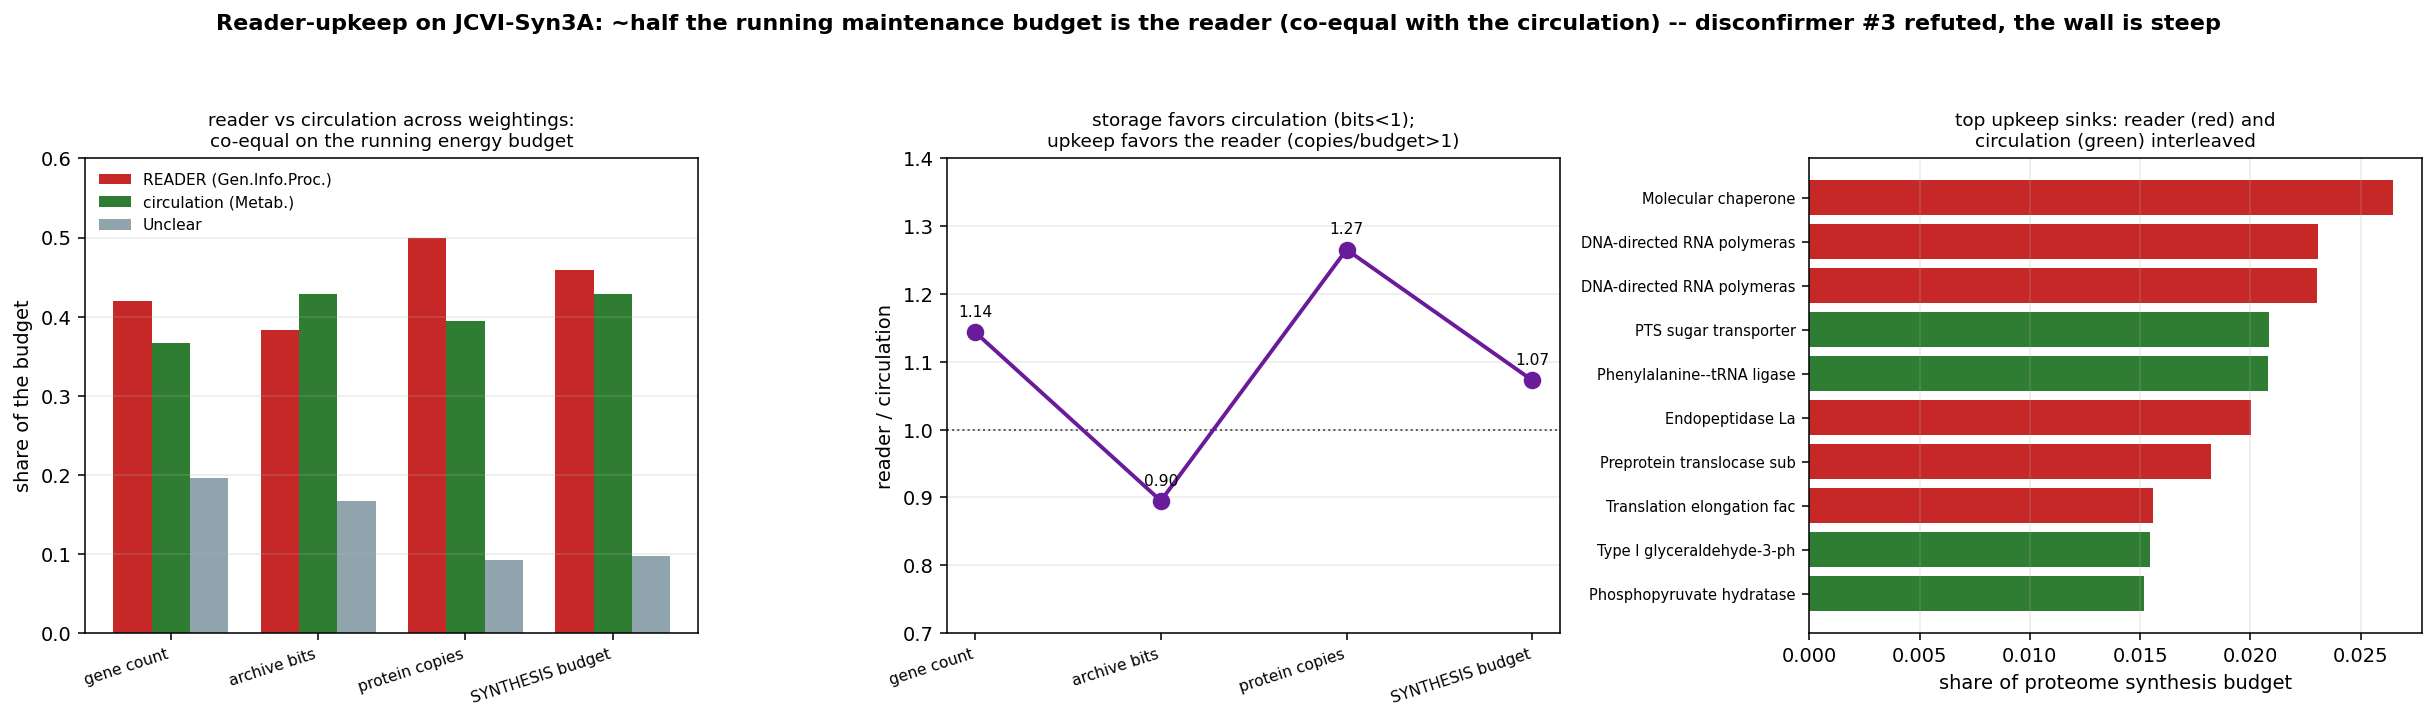

Write Python code to recreate this figure.
r"""syn3a_reader_upkeep.py -- the READER-UPKEEP fraction of Syn3A's maintenance budget.

THE OBJECT (frontier `reader-by-overreach`, disconfirmer #3; companion to `syn3a_archive_term.py`).
The reader-by-overreach conjecture says readout machinery is thermodynamically SELECTED when
consulting a stored trace (the archive) costs less dissipation than re-minting the loop from
scratch -- INCLUDING the reader's own upkeep. The audit's sharpest disconfirmer (#3,
`research_prompt_reader_by_overreach.md`): "the crossover dies once the reader's own maintenance
cost is included ... an a priori falsifiable calculation: estimate the dissipation cost of reader
maintenance versus loop re-specification and ask whether a crossover region exists."

WHAT THIS MEASURES (and what it does NOT). The Syn3A / 4DWCM data affords the reader-upkeep SIDE
of that crossover on REAL modeled parameters -- the model's own per-protein copy numbers x lengths
give a true proteostatic-cost proxy. It does NOT afford the re-mint COUNTERFACTUAL (the ~N log N
maintenance wall, owed) -- the cell never re-mints without its genome. So this is a witness, not the
full crossover: it numbers reader-upkeep and asks whether it is small enough to leave a crossover
possible. And because the real cell DOES read (the reader is selected), re-mint >= read + upkeep --
so a LARGE reader-upkeep witnesses a STEEP wall, and disconfirmer #3 (reader-upkeep kills the
crossover) is refuted to the extent the cell pays it and still reads.

THE AXIS (why this is new). `syn3a_archive_term.py` measured the reader on the BIT axis (stored
information): the reader is the dominant block of the irreducible essential archive (~41% of its
bits). This measures the reader on the ENERGY / UPKEEP axis (running maintenance): the share of the
proteome-synthesis budget spent on the reader apparatus. The two differ by the PROTEIN-COPY weight:
a gene stored once (1x bits) but expressed at 10^3 copies (a ribosomal protein) is 1x on bits and
10^3 x on upkeep. So this is the archive-term cut re-weighted from storage to maintenance.

THE MEASURE (forced from given data, not fitted; the framework chooses no boundary):
  reader-upkeep share = sum_GIP( copies x aa_length ) / sum_all( copies x aa_length )
  GIP = "Genetic Information Processing" (the reader: transcription / translation / replication /
        folding / degradation apparatus); Metabolism = the circulation; reported alongside raw gene
        count, archive bits, and standing protein copies so the trend across weightings is visible.
  caveat (stated, not gamed): rRNA + tRNA are EXCLUDED (the table is proteins). The ribosome is
  ~2/3 rRNA by mass and is the standard largest macromolecular-synthesis sink, so the proteome-only
  reader share is a LOWER BOUND on the reader's true upkeep share. Turnover assumed ~uniform
  (upkeep ~ standing amount); a snapshot, not an integrated flux.

DATA (via the verified loader; do not re-parse):
  syn3a_data.initial_concentrations() -> Locus Tag | Exp. Ptn Cnt | Essentiality | Primary Function
  syn3a_data.genome()                 -> CDS lengths (aa = bp/3)
Substrate: JCVI-Syn3A; protein counts + function from the 4DWCM table (Thornburg/Luthey-Schulten),
genome CP016816.2 (Breuer 2019 eLife e36842 / Hutchison 2016 Science).

ASCII-only console output (Windows safety).  Run:  python experiments/syn3a_reader_upkeep.py
"""
import sys
import re
from pathlib import Path
import numpy as np
import pandas as pd
import matplotlib; matplotlib.use("Agg")
import matplotlib.pyplot as plt

sys.path.insert(0, str(Path(__file__).resolve().parent))
import syn3a_data as S

try:
    sys.stdout.reconfigure(encoding="utf-8")
except (AttributeError, ValueError):
    pass

OUT = r"H:\character-framework\experiments\syn3a_reader_upkeep.png"
LOCUS = re.compile(r"JCVISYN3A_\d+")
READER = "Genetic Information Processing"
CIRC = "Metabolism"


def load():
    """The bridge table, restricted to real loci, with aa length, protein copies, coding bits."""
    ic = S.initial_concentrations()
    ic = ic[ic["Locus Tag"].astype(str).str.match(LOCUS, na=False)].copy()
    # protein lengths (aa) from genome CDS features
    rec = S.genome()
    aa = {}
    for f in rec.features:
        if f.type == "CDS":
            lt = f.qualifiers.get("locus_tag", [None])[0]
            if lt:
                aa[lt] = abs(int(f.location.end) - int(f.location.start)) // 3
    ic["aa"] = ic["Locus Tag"].map(aa).fillna(0.0).astype(float)
    ic["copies"] = pd.to_numeric(ic["Exp. Ptn Cnt"], errors="coerce").fillna(0.0)
    ic["genes"] = 1.0
    ic["bits"] = 2.0 * 3.0 * ic["aa"]                  # coding bits, 2 bits/bp
    ic["budget"] = ic["copies"] * ic["aa"]             # proteome synthesis / standing-cost proxy
    ic["fn"] = ic["Primary Function"].astype(str)
    ic["ess"] = ic["Essentiality"].astype(str)
    return ic


AXES = [("gene count", "genes"), ("archive bits", "bits"),
        ("protein copies", "copies"), ("SYNTHESIS budget", "budget")]


def shares(df, col):
    tot = df[col].sum()
    if tot <= 0:
        return {}
    out = {}
    for k in (READER, CIRC, "Unclear"):
        out[k] = float(df.loc[df["fn"] == k, col].sum() / tot)
    out["other"] = 1.0 - sum(out.values())
    return out


def table(df, title):
    print("\n" + "=" * 96 + f"\n  [{title}]  reader (GIP) vs circulation (Metabolism) share, by weighting\n" + "=" * 96)
    print(f"    {'axis':<18s}{'READER':>9s}{'Metab':>9s}{'Unclear':>9s}{'other':>8s}   reader/metab")
    rows = {}
    for label, col in AXES:
        s = shares(df, col)
        rows[label] = s
        ratio = s[READER] / s[CIRC] if s[CIRC] > 0 else float("nan")
        print(f"    {label:<18s}{s[READER]:>8.1%}{s[CIRC]:>9.1%}{s['Unclear']:>9.1%}{s['other']:>8.1%}"
              f"      {ratio:>5.2f}")
    return rows


def main():
    ic = load()
    print("=" * 96)
    print("  READER-UPKEEP on JCVI-Syn3A -- the reader's share of the running maintenance budget")
    print("  reader-by-overreach disconfirmer #3: does reader-upkeep leave a crossover possible?")
    print("=" * 96)
    print(f"    {len(ic)} loci | {int((ic['copies'] > 0).sum())} with a protein count | "
          f"total copies {ic['copies'].sum():.3e} | total synth budget {ic['budget'].sum():.3e} aa")

    full = table(ic, "FULL PROTEOME  (the running maintenance budget -- all expressed proteins)")
    essq = ic[ic["ess"].isin(["Essential", "Quasiessential"])]
    ess = table(essq, "ESSENTIAL+QUASI subset  (the irreducible archive -- bridges to archive-term 41%)")

    # ---- the upkeep witness ----
    r_budget = full["SYNTHESIS budget"][READER]
    m_budget = full["SYNTHESIS budget"][CIRC]
    r_copies = full["protein copies"][READER]
    print("\n" + "=" * 96 + "\n  [THE UPKEEP WITNESS]  disconfirmer #3 (reader-upkeep kills the crossover?)\n" + "=" * 96)
    print(f"    reader-upkeep (proteome synthesis budget) = {r_budget:.1%}   circulation = {m_budget:.1%}"
          f"   ->  reader/circ = {r_budget/m_budget:.2f}")
    print(f"    reader share of raw protein COPIES        = {r_copies:.1%}   (the reader is half of all")
    print(f"      protein molecules; the lead erodes under length-weighting -- r-proteins are short+high-copy)")
    print(f"    NOTE: rRNA + tRNA excluded (proteins only). The ribosome is ~2/3 rRNA by mass and the")
    print(f"      standard largest synthesis sink, so {r_budget:.0%} is a LOWER BOUND on reader-upkeep.")
    print("    -> the cell pays ~half its proteome-maintenance budget on the reader AND STILL READS")
    print("       (the reader is selected). So re-mint >= read + upkeep: a LARGE reader-upkeep witnesses")
    print("       a STEEP maintenance wall, and disconfirmer #3 is NOT triggered on real parameters.")

    # ---- top upkeep sinks ----
    print("\n" + "=" * 96 + "\n  [TOP UPKEEP SINKS]  the proteins that dominate the running budget\n" + "=" * 96)
    top = ic.sort_values("budget", ascending=False).head(10)
    for _, r in top.iterrows():
        tag = "R" if r["fn"] == READER else ("M" if r["fn"] == CIRC else "?")
        print(f"    [{tag}] {str(r['Gene Product'])[:44]:44s} copies={r['copies']:>7.0f} aa={int(r['aa']):>5d}"
              f"  {r['budget']/ic['budget'].sum():>5.1%}")

    # ---- verdict ----
    print("\n" + "=" * 96 + "\n  VERDICT\n" + "=" * 96)
    print(f"  Reader-upkeep is LARGE and CO-EQUAL with the circulation on the running proteome budget")
    print(f"  ({r_budget:.0%} reader vs {m_budget:.0%} metabolism), NOT reader-dominant -- a deflation of the")
    print(f"  bit-axis story (the reader dominates STORED essential archive, ~41% of bits; on RUNNING")
    print(f"  energy the two terms are co-equal). Reader-dominance on energy appears only once the")
    print(f"  ribosome's rRNA is counted (the standard largest sink, excluded here). The witness stands:")
    print(f"  the cell spends ~half its maintenance on the reader and still reads, so the crossover did")
    print(f"  not die at real reader-upkeep (disconfirmer #3 refuted). This measures the reader-upkeep")
    print(f"  SIDE only; the re-mint counterfactual (the ~N log N wall) remains owed (capacity item 5a).")

    figure(full, ess, ic)
    return r_budget


def figure(full, ess, ic):
    fig, ax = plt.subplots(1, 3, figsize=(17.5, 5.2), dpi=140)
    axis_labels = [a[0] for a in AXES]
    xs = np.arange(len(AXES))

    # (1) reader vs circ vs unclear across the four weightings (full proteome)
    w = 0.26
    for off, k, c in [(-w, READER, "#c62828"), (0.0, CIRC, "#2e7d32"), (w, "Unclear", "#90a4ae")]:
        ys = [full[a[0]][k] for a in AXES]
        lab = "READER (Gen.Info.Proc.)" if k == READER else ("circulation (Metab.)" if k == CIRC else "Unclear")
        ax[0].bar(xs + off, ys, width=w, color=c, label=lab)
    ax[0].set_xticks(xs); ax[0].set_xticklabels(axis_labels, rotation=18, ha="right", fontsize=8)
    ax[0].set_ylabel("share of the budget"); ax[0].set_ylim(0, 0.6)
    ax[0].set_title("reader vs circulation across weightings:\nco-equal on the running energy budget", fontsize=9.5)
    ax[0].legend(fontsize=8, frameon=False); ax[0].grid(alpha=0.25, axis="y")

    # (2) reader/circ ratio across axes -- crosses ~1 (bits<1, copies/budget>1)
    ratios = [full[a[0]][READER] / full[a[0]][CIRC] for a in AXES]
    ax[1].axhline(1.0, color="#555", ls=":", lw=1)
    ax[1].plot(xs, ratios, "o-", color="#6a1b9a", lw=2, ms=8)
    for x, y in zip(xs, ratios):
        ax[1].annotate(f"{y:.2f}", (x, y), textcoords="offset points", xytext=(0, 8), fontsize=8, ha="center")
    ax[1].set_xticks(xs); ax[1].set_xticklabels(axis_labels, rotation=18, ha="right", fontsize=8)
    ax[1].set_ylabel("reader / circulation"); ax[1].set_ylim(0.7, 1.4)
    ax[1].set_title("storage favors circulation (bits<1);\nupkeep favors the reader (copies/budget>1)", fontsize=9.5)
    ax[1].grid(alpha=0.25, axis="y")

    # (3) top upkeep sinks, colored by reader/circ
    top = ic.sort_values("budget", ascending=False).head(10)[::-1]
    cols = ["#c62828" if r == READER else ("#2e7d32" if r == CIRC else "#90a4ae") for r in top["fn"]]
    names = [str(p)[:26] for p in top["Gene Product"]]
    ax[2].barh(range(len(top)), top["budget"] / ic["budget"].sum(), color=cols)
    ax[2].set_yticks(range(len(top))); ax[2].set_yticklabels(names, fontsize=7.5)
    ax[2].set_xlabel("share of proteome synthesis budget")
    ax[2].set_title("top upkeep sinks: reader (red) and\ncirculation (green) interleaved", fontsize=9.5)
    ax[2].grid(alpha=0.25, axis="x")

    fig.suptitle("Reader-upkeep on JCVI-Syn3A: ~half the running maintenance budget is the reader "
                 "(co-equal with the circulation) -- disconfirmer #3 refuted, the wall is steep",
                 fontsize=11.5, weight="bold")
    fig.tight_layout(rect=(0, 0, 1, 0.93))
    fig.savefig(OUT, bbox_inches="tight"); plt.close(fig)
    print(f"\nfigure: {OUT}")


if __name__ == "__main__":
    main()
